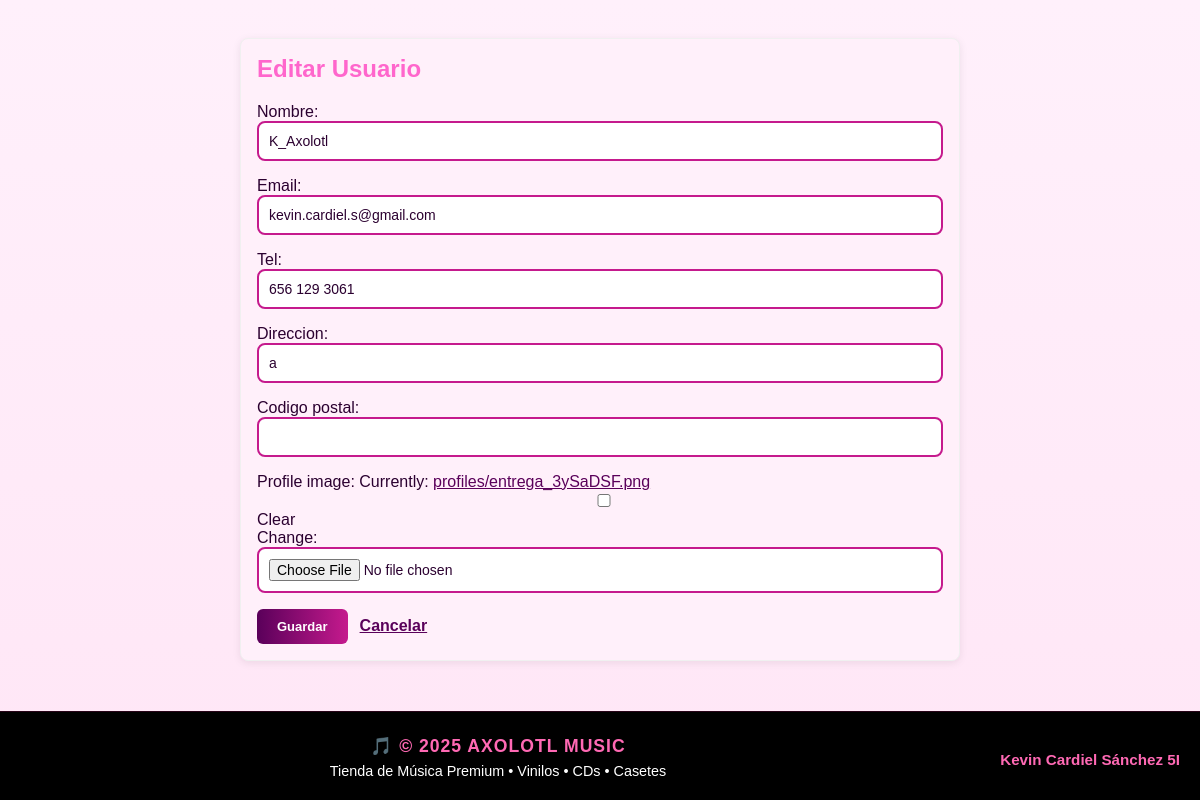
/admin_panel/clientes/actualizar/2/ (signed in), run on the app's committed database.
### app_Axolotl/models.py (models this page shows, shortened)
class Usuario(models.Model):
    user = models.OneToOneField(User, on_delete=models.CASCADE, null=True, blank=True)
    nombre = models.CharField(max_length=100, blank=True)
    email = models.EmailField(unique=True)
    tel = models.CharField(max_length=15, blank=True)
    direccion = models.CharField(max_length=200, blank=True)
    codigo_postal = models.IntegerField(blank=True, null=True)
    profile_image = models.ImageField(upload_to='profiles/', blank=True, null=True)

### app_Axolotl/views.py (the view)
# urls.py: path('admin_panel/clientes/actualizar/<int:cliente_id>/', views.actualizar_cliente, name='actualizar_cliente'),
@login_required
@user_passes_test(is_staff_user)
def actualizar_cliente(request, cliente_id):
    cliente = get_object_or_404(Usuario, id=cliente_id)
    if request.method == 'POST':
        form = UsuarioForm(request.POST, instance=cliente)
        if form.is_valid():
            form.save()
            messages.success(request, 'Cliente actualizado.')
            return redirect('ver_clientes')
    else:
        form = UsuarioForm(instance=cliente)
    return render(request, 'admin_panel/clientes_actualizar.html', {'form': form, 'cliente': cliente})

### app_Axolotl/forms.py
class UsuarioForm(forms.ModelForm):
    class Meta:
        model = Usuario
        fields = ['nombre', 'email', 'tel', 'direccion', 'codigo_postal', 'profile_image']

### app_Axolotl/views.py (called while the page is built)
def is_staff_user(user):
    return user.is_staff

### app_Axolotl/templates/admin_panel/clientes_actualizar.html (shortened to what this page needs)
{% load static %}
<!DOCTYPE html>
<html>
<head>
    <link rel="stylesheet" href="{% static 'style.css' %}">
</head>
<body class="content-with-footer">
    <div style="padding:20px; max-width:720px; margin:18px auto;">
        <div class="admin-card">
            <h2 style="color:#ff66cc; margin-top:0;">Editar Usuario</h2>
            <form method="post" enctype="multipart/form-data">
                <div>
                    {{ form.as_p }}
                </div>
                <div style="display:flex; gap:12px; margin-top:12px; align-items:center;">
                    <button type="submit">Guardar</button>
                    <a href="{% url 'ver_clientes' %}" style="color:#5a005a; font-weight:700;">Cancelar</a>
                </div>
            </form>
        </div>
    </div>
    {% include "footer.html" %}
</body>
</html>

### app_Axolotl/static/style.css (style rules this page uses)
body { margin: 0; padding: 0; font-family: Arial, Helvetica, sans-serif; background-color: #000000; color: #ffffff; }
html { margin: 0; padding: 0; }
input, textarea, select { width: 100%; padding: 10px 12px; border-radius: 6px; border: 2px solid #c51a8d; background: #fff; color: #000; font-size: 14px; font-family: Arial, sans-serif; box-sizing: border-box; transition: border-color 0.2s ease; }
button, .btn, input[type="submit"] { background: #c51a8d; background: linear-gradient(90deg, #5a005a, #c51a8d); color: #fff; border: none; padding: 10px 20px; border-radius: 6px; cursor: pointer; font-weight: 700; font-size: 13px; transition: background 0.2s ease; }
.card, .admin-card { background: #fff0fa; padding: 16px; border-radius: 8px; box-shadow: 0 2px 8px rgba(0, 0, 0, 0.08); margin-bottom: 12px; border: 1px solid #f0f0f0; }

### app_Axolotl/templates/admin_panel/clientes_actualizar.html (style rules this page uses)
body { background: linear-gradient(180deg, #fff0fb 0%, #ffe6f6 100%) !important; color: #2b0030; }
.admin-card { background: #fff0fa !important; }
form input, form select, form textarea { background: #fff; border: 2px solid #c51a8d; color: #2b0030; padding: 10px; border-radius: 8px; width: 100%; box-sizing: border-box; }
h2 { color:#ff66cc; }
a { color:#5a005a; }

### data on the page
Usuario: nombre "K_Axolotl", email "kevin.cardiel.s@gmail.com", tel "656 129 3061", direccion "a"
